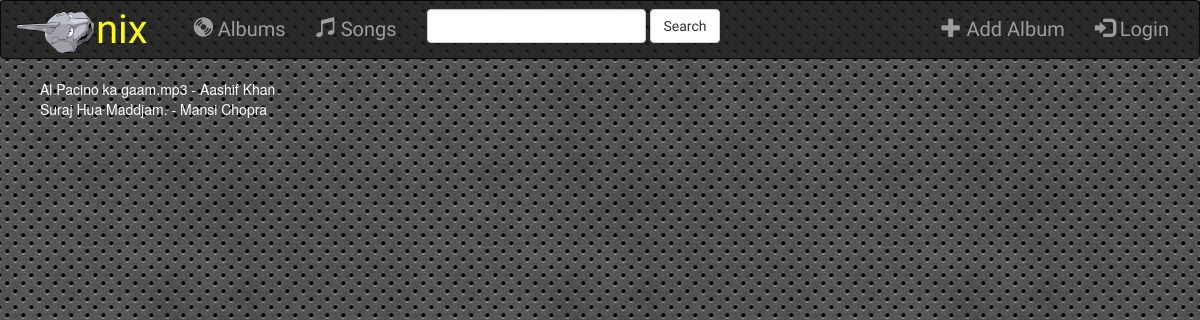
The app's page /search/, older data.
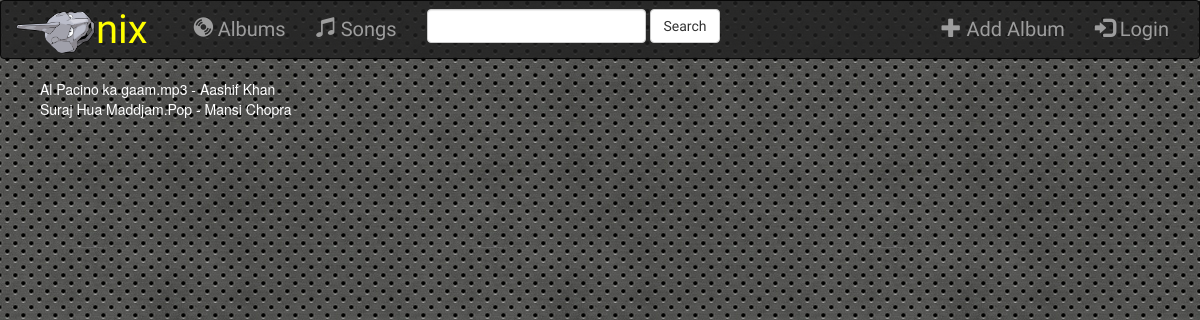
The same page, newer data.
### music/models.py (models this page shows, shortened)
class Song(models.Model):
    album = models.ForeignKey(Album, on_delete=models.CASCADE)
    file_type = models.CharField(max_length=10)
    song_title = models.CharField(max_length=250)
    is_favorite = models.BooleanField(default=False)
    song_file = models.FileField()
    def __str__(self):
        return self.song_title

class Album(models.Model):
    artist = models.CharField(max_length=250)
    album_title = models.CharField(max_length=500)
    genre = models.CharField(max_length=100)
    album_logo = models.FileField()

### music/views.py (the view)
# urls.py: url(r'^search/$', views.SearchView.as_view(), name = 'search'),
class SearchView(ListView):
    template_name = 'music/search.html'
    context_object_name = 'all_songs'
    def get_queryset(self):
        queryset_list = Song.objects.all()
        print(self.request)
        query = self.request.GET.get("q")
        if query:
            queryset_list = queryset_list.filter(
                Q(song_title__icontains=query)
            )
        print(queryset_list)
        return queryset_list

### music/templates/music/search.html (shortened to what this page needs)
{%extends 'music/base.html'%}
{% block body %}
<ul>
  {% for song in all_songs %}
    {{song.song_title}}.{{song.file_type}} - {{song.album.artist}}
    <br>
  {% endfor %}
</ul>
{%endblock%}

Row changes from the older to the newer data that the page shows:
changed Song "Suraj Hua Maddjam": file_type (not shown) → "Pop"
